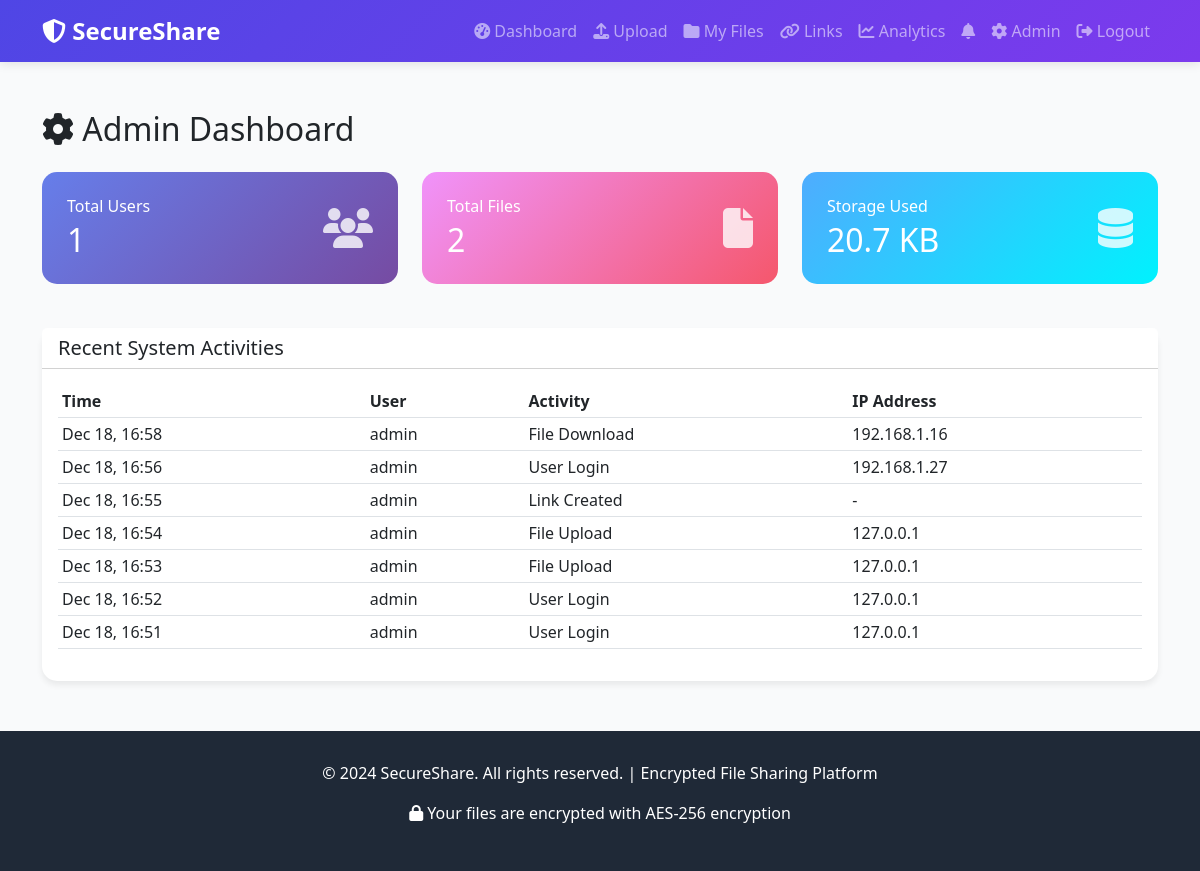
Page /admin-panel/ (signed in) on the committed database.
### core/models.py (models this page shows, shortened)
class ActivityLog(models.Model):
    ACTIVITY_TYPES = [
        ('upload', 'File Upload'),
        ('download', 'File Download'),
        ('link_created', 'Link Created'),
        ('link_accessed', 'Link Accessed'),
        ('login', 'User Login'),
        ('logout', 'User Logout'),
    ]
    user = models.ForeignKey(User, on_delete=models.SET_NULL, null=True, blank=True)
    activity_type = models.CharField(max_length=20, choices=ACTIVITY_TYPES)
    file = models.ForeignKey(EncryptedFile, on_delete=models.SET_NULL, null=True, blank=True)
    link = models.ForeignKey(ShareableLink, on_delete=models.SET_NULL, null=True, blank=True)
    ip_address = models.GenericIPAddressField(null=True, blank=True)
    user_agent = models.TextField(blank=True)
    details = models.TextField(blank=True)
    timestamp = models.DateTimeField(auto_now_add=True)
    class Meta:
        ordering = ['-timestamp']

### core/views.py (the view)
# urls.py: path('admin-panel/', views.admin_dashboard, name='admin_dashboard'),
@login_required
def admin_dashboard(request):
    if not request.user.userprofile.is_admin:
        messages.error(request, 'Access denied')
        return redirect('dashboard')
    total_users = User.objects.count()
    total_files = EncryptedFile.objects.filter(is_active=True).count()
    total_storage = EncryptedFile.objects.filter(is_active=True).aggregate(Sum('file_size'))['file_size__sum'] or 0
    recent_activities = ActivityLog.objects.all()[:20]
    context = {
        'total_users': total_users,
        'total_files': total_files,
        'total_storage': total_storage,
        'recent_activities': recent_activities,
    }
    return render(request, 'admin_dashboard.html', context)

### core/templates/admin_dashboard.html (shortened to what this page needs)
{% extends 'base.html' %}
{% block content %}
<h2 class="mb-4"><i class="fas fa-cog"></i> Admin Dashboard</h2>
<div class="row g-4 mb-4">
    <div class="col-md-4">
        <div class="stat-card">
            <div class="d-flex justify-content-between align-items-center">
                <div>
                    <h6 class="mb-1">Total Users</h6>
                    <h2 class="mb-0">{{ total_users }}</h2>
                </div>
                <i class="fas fa-users"></i>
            </div>
        </div>
    </div>
    <div class="col-md-4">
        <div class="stat-card" style="background: linear-gradient(135deg, #F093FB 0%, #F5576C 100%);">
            <div class="d-flex justify-content-between align-items-center">
                <div>
                    <h6 class="mb-1">Total Files</h6>
                    <h2 class="mb-0">{{ total_files }}</h2>
                </div>
                <i class="fas fa-file"></i>
            </div>
        </div>
    </div>
    <div class="col-md-4">
        <div class="stat-card" style="background: linear-gradient(135deg, #4FACFE 0%, #00F2FE 100%);">
            <div class="d-flex justify-content-between align-items-center">
                <div>
                    <h6 class="mb-1">Storage Used</h6>
                    <h2 class="mb-0">{{ total_storage|filesizeformat }}</h2>
                </div>
                <i class="fas fa-database"></i>
            </div>
        </div>
    </div>
</div>
<div class="card">
    <div class="card-header bg-white">
        <h5 class="mb-0">Recent System Activities</h5>
    </div>
    <div class="card-body">
        {% if recent_activities %}
        <div class="table-responsive">
            <table class="table table-hover table-sm">
                <thead>
                    <tr>
                        <th>Time</th>
                        <th>User</th>
                        <th>Activity</th>
                        <th>IP Address</th>
                    </tr>
                </thead>
                <tbody>
                    {% for activity in recent_activities %}
                    <tr>
                        <td>{{ activity.timestamp|date:"M d, H:i" }}</td>
                        <td>{{ activity.user.username|default:"Anonymous" }}</td>
                        <td>{{ activity.get_activity_type_display }}</td>
                        <td>{{ activity.ip_address|default:"-" }}</td>
                    </tr>
                    {% endfor %}
                </tbody>
            </table>
        </div>
        {% else %}
        <p class="text-muted text-center py-4">No recent activities</p>
        {% endif %}
    </div>
</div>
{% endblock %}

### core/templates/base.html (style rules this page uses)
:root { --primary-color: #4F46E5; --secondary-color: #10B981; --dark-bg: #1F2937; --light-bg: #F9FAFB; }
body { font-family: 'Segoe UI', Tahoma, Geneva, Verdana, sans-serif; background-color: var(--light-bg); }
.card { border: none; border-radius: 15px; box-shadow: 0 4px 6px rgba(0,0,0,0.07); transition: transform 0.3s, box-shadow 0.3s; }
.stat-card { background: linear-gradient(135deg, #667EEA 0%, #764BA2 100%); color: white; border-radius: 15px; padding: 25px; margin-bottom: 20px; }
.stat-card i { font-size: 2.5rem; opacity: 0.8; }

### rows in the picture
ActivityLog: timestamp "Dec 18, 16:58", user.username "admin", activity_type "File Download", ip_address "192.168.1.16"
ActivityLog: timestamp "Dec 18, 16:56", user.username "admin", activity_type "User Login", ip_address "192.168.1.27"
ActivityLog: timestamp "Dec 18, 16:55", user.username "admin", activity_type "Link Created", ip_address "-"
ActivityLog: timestamp "Dec 18, 16:54", user.username "admin", activity_type "File Upload", ip_address "127.0.0.1"
ActivityLog: timestamp "Dec 18, 16:53", user.username "admin", activity_type "File Upload", ip_address "127.0.0.1"
ActivityLog: timestamp "Dec 18, 16:52", user.username "admin", activity_type "User Login", ip_address "127.0.0.1"
ActivityLog: timestamp "Dec 18, 16:51", user.username "admin", activity_type "User Login", ip_address "127.0.0.1"

### other values in the picture
{{ total_users }} "1"
{{ total_files }} "2"
{{ total_storage|filesizeformat }} "20.7 KB"
